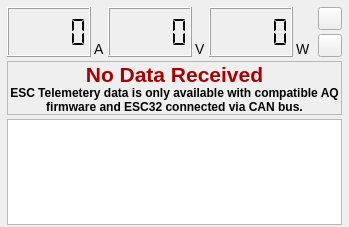
<?xml version="1.0" encoding="UTF-8"?>
<ui version="4.0">
 <class>ESCtelemetryWidget</class>
 <widget class="QWidget" name="ESCtelemetryWidget">
  <property name="geometry">
   <rect>
    <x>0</x>
    <y>0</y>
    <width>349</width>
    <height>227</height>
   </rect>
  </property>
  <property name="sizePolicy">
   <sizepolicy hsizetype="Preferred" vsizetype="Preferred">
    <horstretch>0</horstretch>
    <verstretch>0</verstretch>
   </sizepolicy>
  </property>
  <layout class="QGridLayout" name="gridLayout" rowstretch="3,0,8" columnstretch="2,0" rowminimumheight="45,0,0">
   <property name="sizeConstraint">
    <enum>QLayout::SetNoConstraint</enum>
   </property>
   <property name="leftMargin">
    <number>7</number>
   </property>
   <property name="topMargin">
    <number>7</number>
   </property>
   <property name="rightMargin">
    <number>7</number>
   </property>
   <property name="bottomMargin">
    <number>2</number>
   </property>
   <property name="horizontalSpacing">
    <number>1</number>
   </property>
   <property name="verticalSpacing">
    <number>4</number>
   </property>
   <item row="2" column="0" colspan="2">
    <widget class="QTableView" name="tableView">
     <property name="sizePolicy">
      <sizepolicy hsizetype="Expanding" vsizetype="Preferred">
       <horstretch>0</horstretch>
       <verstretch>0</verstretch>
      </sizepolicy>
     </property>
     <property name="styleSheet">
      <string notr="true">QTableView {font-size: 14px;}</string>
     </property>
     <property name="frameShape">
      <enum>QFrame::StyledPanel</enum>
     </property>
     <property name="frameShadow">
      <enum>QFrame::Plain</enum>
     </property>
     <property name="autoScroll">
      <bool>false</bool>
     </property>
     <property name="editTriggers">
      <set>QAbstractItemView::NoEditTriggers</set>
     </property>
     <property name="selectionMode">
      <enum>QAbstractItemView::NoSelection</enum>
     </property>
     <property name="verticalScrollMode">
      <enum>QAbstractItemView::ScrollPerPixel</enum>
     </property>
     <property name="horizontalScrollMode">
      <enum>QAbstractItemView::ScrollPerPixel</enum>
     </property>
     <property name="sortingEnabled">
      <bool>true</bool>
     </property>
     <property name="wordWrap">
      <bool>false</bool>
     </property>
     <property name="cornerButtonEnabled">
      <bool>false</bool>
     </property>
     <attribute name="horizontalHeaderDefaultSectionSize">
      <number>50</number>
     </attribute>
     <attribute name="horizontalHeaderHighlightSections">
      <bool>false</bool>
     </attribute>
     <attribute name="horizontalHeaderMinimumSectionSize">
      <number>25</number>
     </attribute>
     <attribute name="horizontalHeaderStretchLastSection">
      <bool>true</bool>
     </attribute>
     <attribute name="verticalHeaderVisible">
      <bool>false</bool>
     </attribute>
     <attribute name="verticalHeaderDefaultSectionSize">
      <number>26</number>
     </attribute>
     <attribute name="verticalHeaderMinimumSectionSize">
      <number>15</number>
     </attribute>
    </widget>
   </item>
   <item row="1" column="0" colspan="2">
    <widget class="QLabel" name="label_nodata">
     <property name="sizePolicy">
      <sizepolicy hsizetype="Preferred" vsizetype="Expanding">
       <horstretch>0</horstretch>
       <verstretch>0</verstretch>
      </sizepolicy>
     </property>
     <property name="frameShape">
      <enum>QFrame::StyledPanel</enum>
     </property>
     <property name="frameShadow">
      <enum>QFrame::Plain</enum>
     </property>
     <property name="text">
      <string>&lt;html&gt;&lt;head/&gt;&lt;body&gt;&lt;p&gt;&lt;span style=&quot; font-size:16pt; font-weight:600; color:#aa0000;&quot;&gt;No Data Received&lt;/span&gt;&lt;br/&gt;&lt;span style=&quot; font-weight:600;&quot;&gt;ESC Telemetery data is only available with compatible AQ firmware and ESC32 connected via CAN bus.&lt;/span&gt;&lt;/p&gt;&lt;/body&gt;&lt;/html&gt;</string>
     </property>
     <property name="scaledContents">
      <bool>true</bool>
     </property>
     <property name="alignment">
      <set>Qt::AlignCenter</set>
     </property>
     <property name="wordWrap">
      <bool>true</bool>
     </property>
    </widget>
   </item>
   <item row="0" column="1">
    <layout class="QVBoxLayout" name="verticalLayout">
     <property name="spacing">
      <number>4</number>
     </property>
     <property name="topMargin">
      <number>0</number>
     </property>
     <item>
      <widget class="QToolButton" name="toolButton_toggleRefresh">
       <property name="sizePolicy">
        <sizepolicy hsizetype="Fixed" vsizetype="Fixed">
         <horstretch>0</horstretch>
         <verstretch>0</verstretch>
        </sizepolicy>
       </property>
       <property name="toolTip">
        <string>&lt;html&gt;&lt;head/&gt;&lt;body&gt;&lt;p&gt;Toggle ESC Telemetry updates on/off.  Turn off when not needed to conserve processor time and data bandwidth.&lt;/p&gt;&lt;/body&gt;&lt;/html&gt;</string>
       </property>
       <property name="text">
        <string/>
       </property>
       <property name="icon">
        <iconset resource="../../qgroundcontrol.qrc">
         <normaloff>:/files/images/actions/media-playback-start.svg</normaloff>
         <normalon>:/files/images/actions/media-playback-stop.svg</normalon>
         <disabledon>:/files/images/actions/media-playback-stop.svg</disabledon>
         <activeoff>:/files/images/actions/media-playback-start.svg</activeoff>
         <activeon>:/files/images/actions/media-playback-stop.svg</activeon>
         <selectedoff>:/files/images/actions/media-playback-start.svg</selectedoff>
         <selectedon>:/files/images/actions/media-playback-stop.svg</selectedon>:/files/images/actions/media-playback-start.svg</iconset>
       </property>
       <property name="checkable">
        <bool>true</bool>
       </property>
      </widget>
     </item>
     <item>
      <widget class="QToolButton" name="toolButton_options">
       <property name="sizePolicy">
        <sizepolicy hsizetype="Fixed" vsizetype="Fixed">
         <horstretch>0</horstretch>
         <verstretch>0</verstretch>
        </sizepolicy>
       </property>
       <property name="toolTip">
        <string>&lt;html&gt;&lt;head/&gt;&lt;body&gt;&lt;p&gt;ESC Telemetry settings (update frequency, visible columns).&lt;/p&gt;&lt;/body&gt;&lt;/html&gt;</string>
       </property>
       <property name="text">
        <string/>
       </property>
       <property name="icon">
        <iconset resource="../../qgroundcontrol.qrc">
         <normaloff>:/files/images/categories/applications-system.svg</normaloff>:/files/images/categories/applications-system.svg</iconset>
       </property>
      </widget>
     </item>
     <item>
      <spacer name="verticalSpacer">
       <property name="orientation">
        <enum>Qt::Vertical</enum>
       </property>
       <property name="sizeHint" stdset="0">
        <size>
         <width>20</width>
         <height>40</height>
        </size>
       </property>
      </spacer>
     </item>
    </layout>
   </item>
   <item row="0" column="0">
    <widget class="QFrame" name="frame_lcd">
     <layout class="QHBoxLayout" name="layout_lcd" stretch="10,1,10,1,10,1">
      <property name="spacing">
       <number>3</number>
      </property>
      <property name="leftMargin">
       <number>0</number>
      </property>
      <property name="topMargin">
       <number>0</number>
      </property>
      <property name="rightMargin">
       <number>3</number>
      </property>
      <property name="bottomMargin">
       <number>0</number>
      </property>
      <item>
       <widget class="QLCDNumber" name="lcdNumber_ttlAmps">
        <property name="sizePolicy">
         <sizepolicy hsizetype="MinimumExpanding" vsizetype="MinimumExpanding">
          <horstretch>0</horstretch>
          <verstretch>0</verstretch>
         </sizepolicy>
        </property>
        <property name="toolTip">
         <string>Total Amps</string>
        </property>
        <property name="frameShape">
         <enum>QFrame::Box</enum>
        </property>
        <property name="smallDecimalPoint">
         <bool>false</bool>
        </property>
        <property name="digitCount">
         <number>5</number>
        </property>
        <property name="segmentStyle">
         <enum>QLCDNumber::Flat</enum>
        </property>
       </widget>
      </item>
      <item alignment="Qt::AlignLeft|Qt::AlignBottom">
       <widget class="QLabel" name="label_A">
        <property name="sizePolicy">
         <sizepolicy hsizetype="Preferred" vsizetype="Preferred">
          <horstretch>0</horstretch>
          <verstretch>0</verstretch>
         </sizepolicy>
        </property>
        <property name="font">
         <font>
          <pointsize>-1</pointsize>
         </font>
        </property>
        <property name="styleSheet">
         <string notr="true">font-size: 14px;</string>
        </property>
        <property name="text">
         <string>A</string>
        </property>
       </widget>
      </item>
      <item>
       <widget class="QLCDNumber" name="lcdNumber_avgVolts">
        <property name="sizePolicy">
         <sizepolicy hsizetype="MinimumExpanding" vsizetype="MinimumExpanding">
          <horstretch>0</horstretch>
          <verstretch>0</verstretch>
         </sizepolicy>
        </property>
        <property name="toolTip">
         <string>Average Volts</string>
        </property>
        <property name="frameShape">
         <enum>QFrame::Box</enum>
        </property>
        <property name="smallDecimalPoint">
         <bool>false</bool>
        </property>
        <property name="digitCount">
         <number>5</number>
        </property>
        <property name="segmentStyle">
         <enum>QLCDNumber::Flat</enum>
        </property>
       </widget>
      </item>
      <item alignment="Qt::AlignLeft|Qt::AlignBottom">
       <widget class="QLabel" name="label_V">
        <property name="sizePolicy">
         <sizepolicy hsizetype="Preferred" vsizetype="Preferred">
          <horstretch>0</horstretch>
          <verstretch>0</verstretch>
         </sizepolicy>
        </property>
        <property name="font">
         <font>
          <pointsize>-1</pointsize>
         </font>
        </property>
        <property name="styleSheet">
         <string notr="true">font-size: 14px;</string>
        </property>
        <property name="text">
         <string>V</string>
        </property>
       </widget>
      </item>
      <item>
       <widget class="QLCDNumber" name="lcdNumber_avgWatts">
        <property name="sizePolicy">
         <sizepolicy hsizetype="MinimumExpanding" vsizetype="MinimumExpanding">
          <horstretch>0</horstretch>
          <verstretch>0</verstretch>
         </sizepolicy>
        </property>
        <property name="toolTip">
         <string>Average Watts (ttl A x avg V)</string>
        </property>
        <property name="frameShape">
         <enum>QFrame::Box</enum>
        </property>
        <property name="smallDecimalPoint">
         <bool>false</bool>
        </property>
        <property name="digitCount">
         <number>5</number>
        </property>
        <property name="segmentStyle">
         <enum>QLCDNumber::Flat</enum>
        </property>
       </widget>
      </item>
      <item alignment="Qt::AlignLeft|Qt::AlignBottom">
       <widget class="QLabel" name="label_W">
        <property name="sizePolicy">
         <sizepolicy hsizetype="Preferred" vsizetype="Preferred">
          <horstretch>0</horstretch>
          <verstretch>0</verstretch>
         </sizepolicy>
        </property>
        <property name="font">
         <font>
          <pointsize>-1</pointsize>
         </font>
        </property>
        <property name="styleSheet">
         <string notr="true">font-size: 14px;</string>
        </property>
        <property name="text">
         <string>W </string>
        </property>
       </widget>
      </item>
     </layout>
    </widget>
   </item>
  </layout>
 </widget>
 <resources>
  <include location="../../qgroundcontrol.qrc"/>
 </resources>
 <connections/>
</ui>
